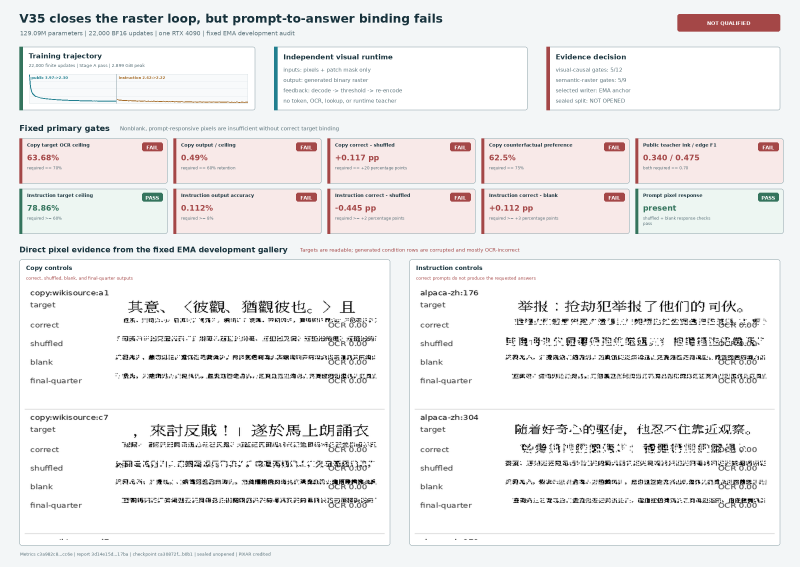
#> input picture publication/ilm-image-native/figures/causal_glyph_flow_v35_result.png, 2400 x 1700 px (shown at 1/3 size)
$ python -i generate_v35_result_figure.py   (imports and definitions only)
#> lines starting #> are read from the running program, lines starting #| are printed output that depends on the picture
#!/usr/bin/env python3
"""Compose the measured V35 result from hash-pinned training and audit evidence."""

from __future__ import annotations

import argparse
import hashlib
import json
import math
import textwrap
from pathlib import Path
from typing import Any

from PIL import Image, ImageDraw, ImageFont


ROOT = Path(__file__).resolve().parents[2]
DEFAULT_REPORT = (
    ROOT
    / "artifacts/causal_glyph_flow_v35_20260814/development/development_report.json"
)
DEFAULT_COPY = (
    ROOT
    / "artifacts/causal_glyph_flow_v35_20260814/development/galleries/ema/copy_anchor.png"
)
DEFAULT_INSTRUCTION = (
    ROOT
    / "artifacts/causal_glyph_flow_v35_20260814/development/galleries/ema/instruction_anchor.png"
)
DEFAULT_METRICS = (
    ROOT / "artifacts/causal_glyph_flow_v35_20260814/training_metrics.jsonl"
)
DEFAULT_PROTOCOL = ROOT / "references/causal_glyph_flow_v35_protocol.md"
DEFAULT_OUT = Path(__file__).resolve().parent / "figures/causal_glyph_flow_v35_result.png"

EXPECTED_REPORT_SHA256 = (
    "3d14e15d6f4f8677de864a793cb76efcb35a9294e1c5f7d28a647b66aa6617ba"
)
EXPECTED_COPY_SHA256 = (
    "324f5a918ac4b1642b55f9906b846ee5b5a72b125907de52c211e05bdfcdc095"
)
EXPECTED_INSTRUCTION_SHA256 = (
    "4e9243b09411e341b936671148de6e423cbc5001f36fe51feb98ead47ff6355c"
)
EXPECTED_METRICS_SHA256 = (
    "c3a982c826c060c94fa2e95a72fe4b47bb7eee26565a4e529901a0060c52cc6e"
)
EXPECTED_CHECKPOINT_SHA256 = (
    "ca30872ffdc84d3719068d27ad456da9629428eed6a37ca9eaf62f40c3acb0b1"
)
EXPECTED_PROTOCOL_SHA256 = (
    "d7a4d49270676cd82c55e22ddd73466966e0b96723970f76fe66fa2381bd3718"
)

FONT_ROOT = Path("/usr/share/fonts/truetype/dejavu")
INK = "#17323c"
MUTED = "#587078"
LINE = "#a8b8bd"
PAPER = "#f3f6f7"
WHITE = "#ffffff"
TEAL = "#217f8f"
GREEN = "#34745d"
AMBER = "#a66c28"
RED = "#a44747"
BLUE = "#426b88"


# [267 lines left out: functions parse_args, font, file_sha256, load_and_validate, centered, badge and 3 more, not called in this run]


def evidence_crop(path: Path) -> Image.Image:
#> called with path = 'figures/causal_glyph_flow_v35_result.png'
    with Image.open(path) as source:
#> source is the input picture: PIL image 2400x1700 RGB; mean R, G, B 238.3, 237.4, 237.6
        crop = source.convert("RGB").crop((0, 45, source.width, 510))
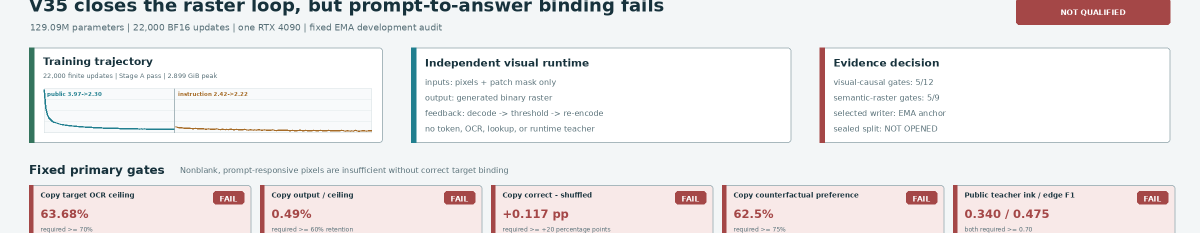
#> crop: PIL image 2400x465 RGB (shown at 1/2 size); mean R, G, B 236.6, 234.1, 234.7
    return crop.resize((940, 837), Image.Resampling.LANCZOS)
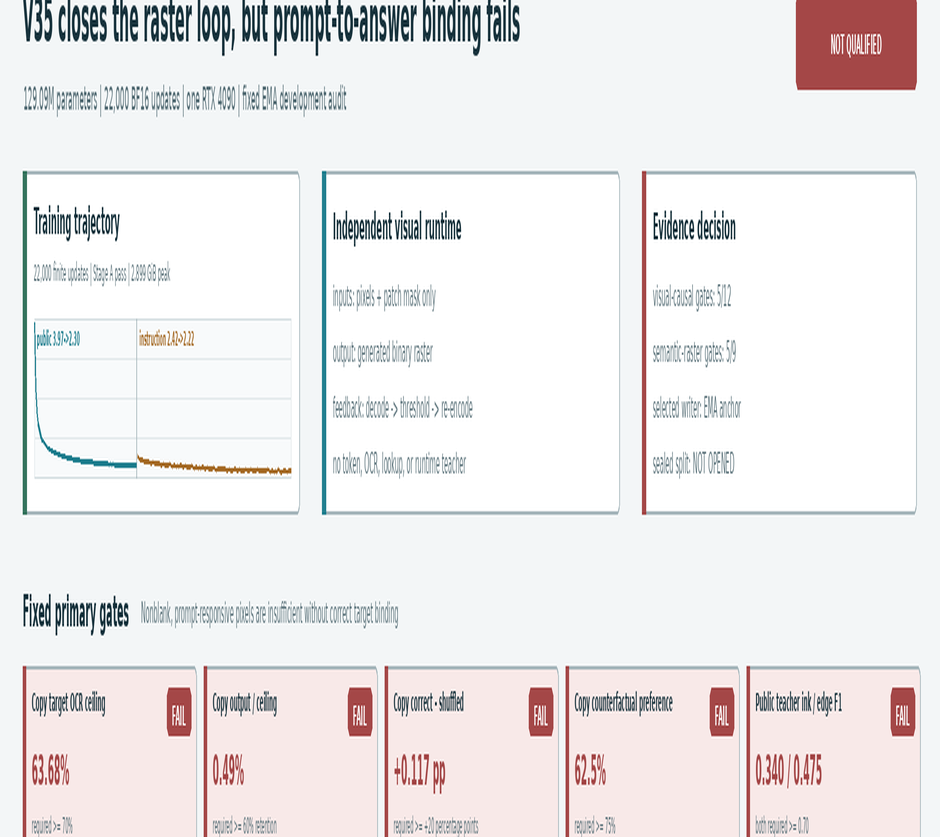
#> returned value: PIL image 940x837 RGB; mean R, G, B 236.4, 234, 234.5


# [215 lines left out: functions evidence_panel, main, not called in this run]


# [2 lines not run here, left out]

>>> result = evidence_crop('figures/causal_glyph_flow_v35_result.png')

$ run again, on publication/ilm-image-native/evidence/v46/target_generated_pairs.png
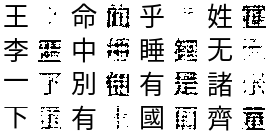
#> input picture publication/ilm-image-native/evidence/v46/target_generated_pairs.png, 270 x 134 px
#> in evidence_crop, source is the input picture: PIL image 270x134 L; min 0, max 255, mean 216.5
#> in evidence_crop, `crop = source.convert("RGB").crop((0, 45, source.width, 510))`:
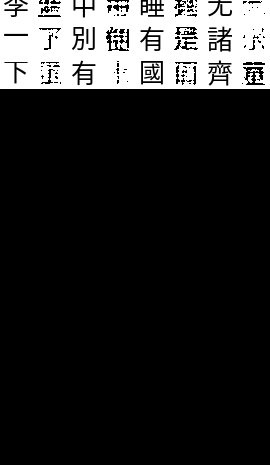
#> crop: PIL image 270x465 RGB; min 0, max 255, mean 41.2
#> in evidence_crop, `return crop.resize((940, 837), Image.Resampling.LANCZOS)`:
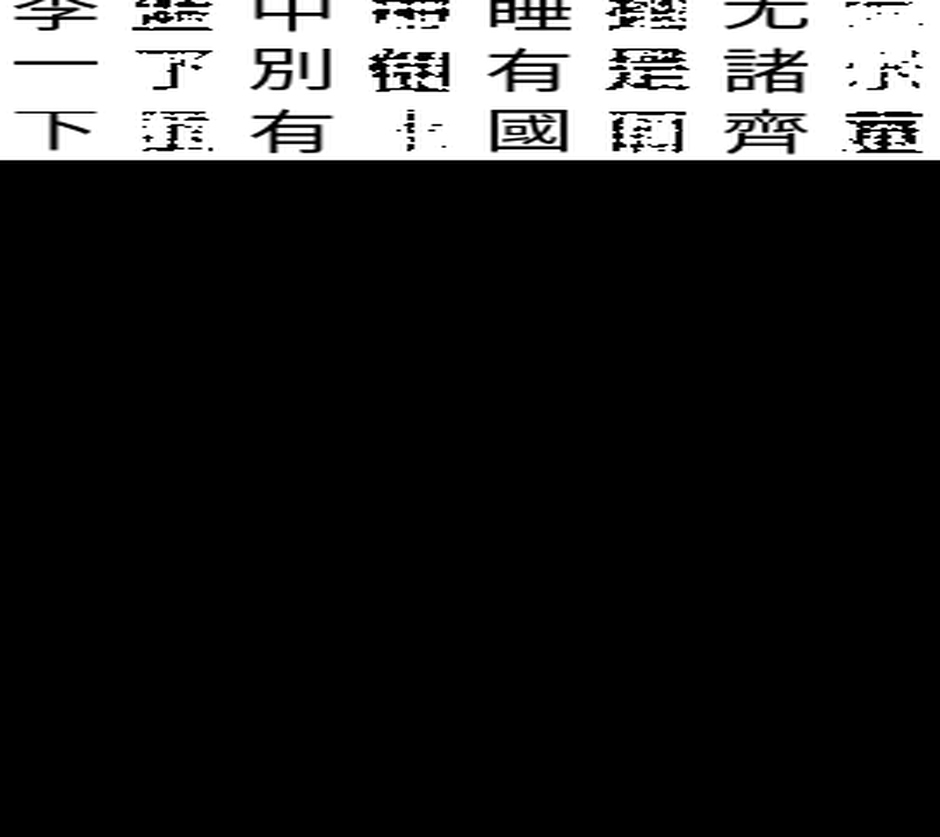
#> returned value: PIL image 940x837 RGB; min 0, max 255, mean 41

$ run again, on publication/ilm-image-native/evidence/v47/target_generated_reread_triplets.png
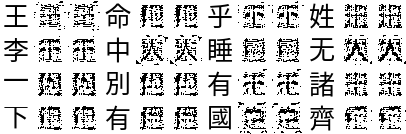
#> input picture publication/ilm-image-native/evidence/v47/target_generated_reread_triplets.png, 406 x 134 px
#> in evidence_crop, source is the input picture: PIL image 406x134 L; min 0, max 255, mean 208.7
#> in evidence_crop, `crop = source.convert("RGB").crop((0, 45, source.width, 510))`:
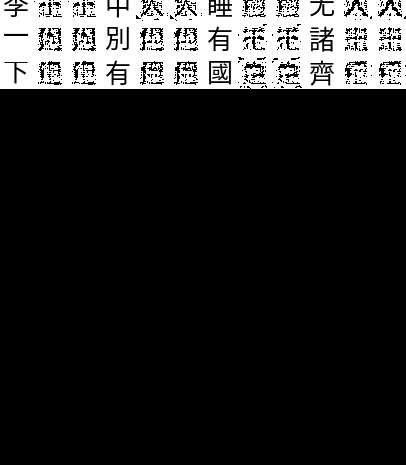
#> crop: PIL image 406x465 RGB; min 0, max 255, mean 39.8
#> in evidence_crop, `return crop.resize((940, 837), Image.Resampling.LANCZOS)`:
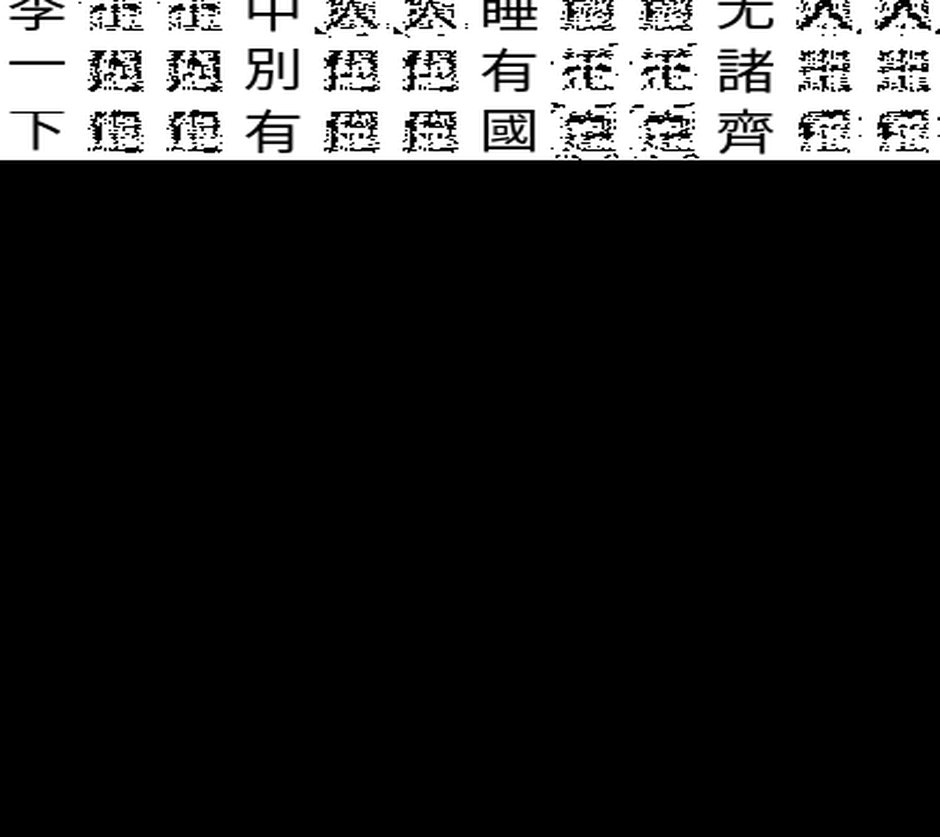
#> returned value: PIL image 940x837 RGB; min 0, max 255, mean 39.6
